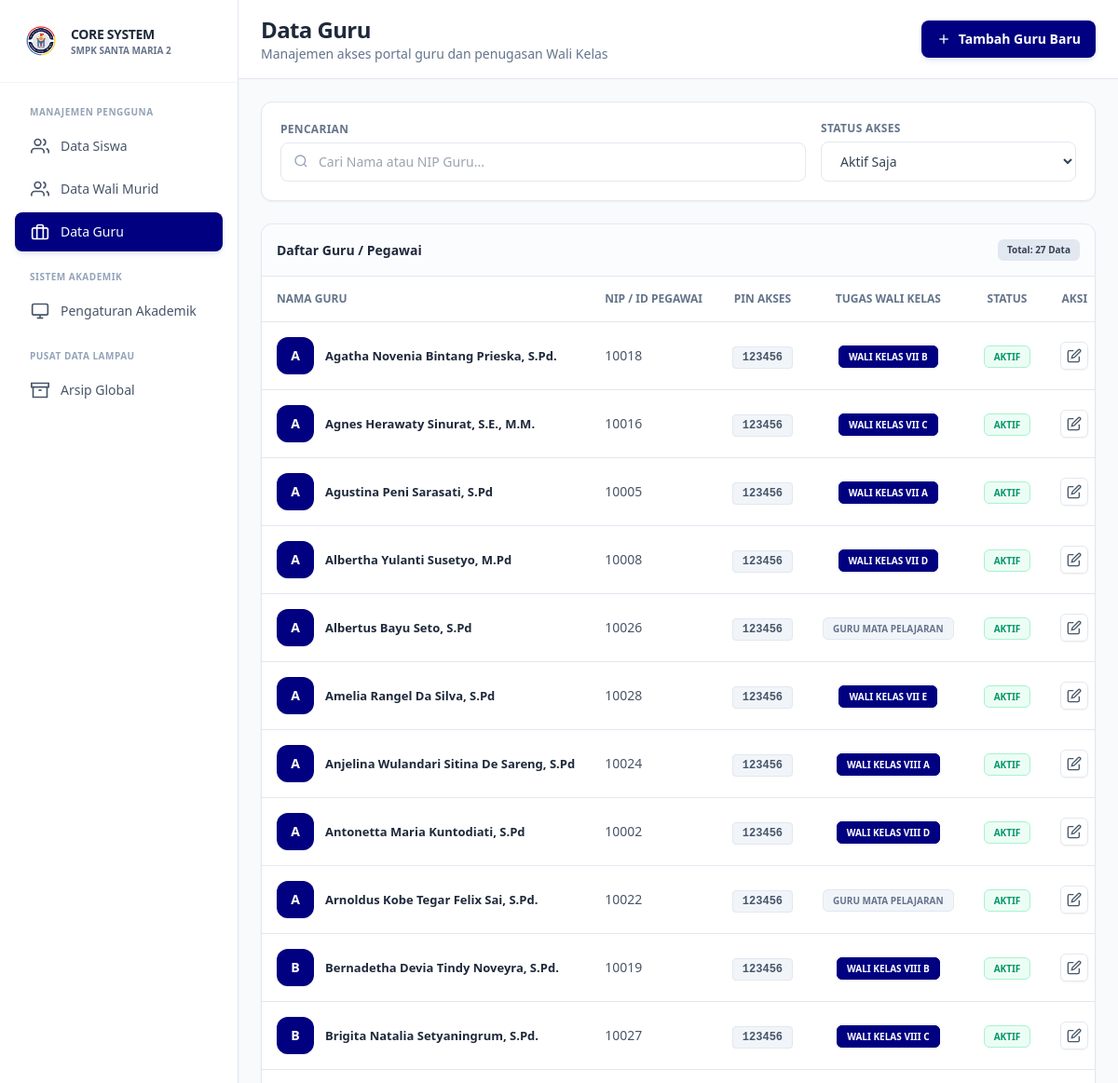
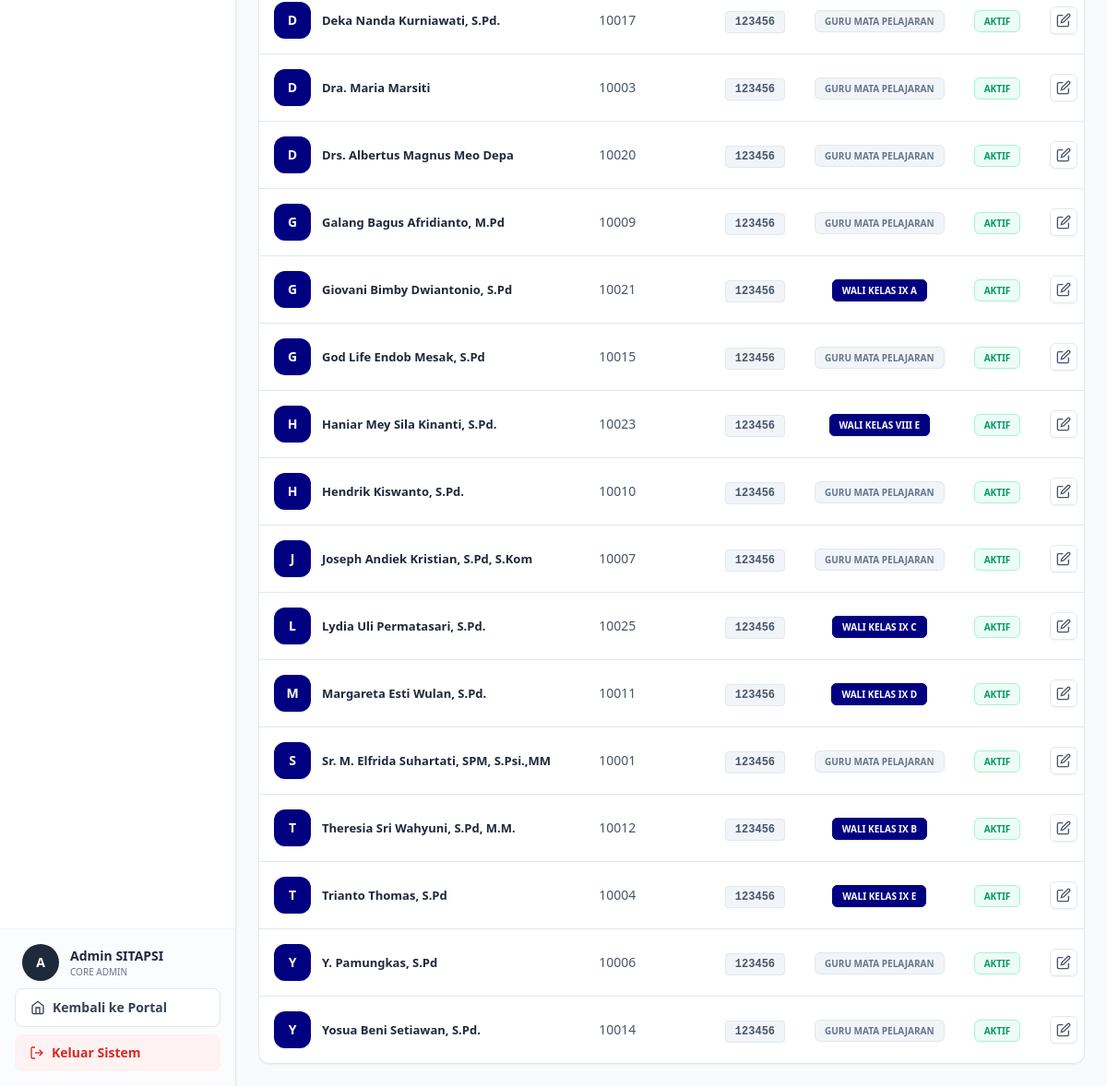
Page /core_admin/views/data_guru.php (signed in) on the committed database (2 pictures, top to bottom).
### tables this page shows
CREATE TABLE `tb_guru` (
  `id_guru` int(11) NOT NULL,
  `nama_guru` varchar(100) NOT NULL,
  `nip` varchar(30) DEFAULT NULL,
  `kode_guru` varchar(10) DEFAULT NULL,
  `is_walikelas` enum('Ya','Tidak') DEFAULT 'Tidak',
  `id_kelas` int(11) DEFAULT NULL,
  `pin_validasi` varchar(6) NOT NULL,
  `status` enum('Aktif','Non-Aktif') DEFAULT 'Aktif',
  `email` varchar(100) DEFAULT NULL,
  `phone` varchar(20) DEFAULT NULL,
  `mapel` varchar(150) DEFAULT NULL,
  `homebase` varchar(50) DEFAULT NULL,
  `isBK` tinyint(1) DEFAULT 0,
  `created_at` timestamp NOT NULL DEFAULT current_timestamp()
);

CREATE TABLE `tb_kelas` (
  `id_kelas` int(11) NOT NULL,
  `nama_kelas` varchar(10) NOT NULL,
  `tingkat` int(11) NOT NULL
);

### config/database.php (called while the page is built, shortened)
<?php
function getDBConnection()
{
    static $pdo = null;
    if ($pdo === null) {
        try {
            $dsn = "mysql:host=" . DB_HOST . ";dbname=" . DB_NAME . ";charset=" . DB_CHARSET;
            $options = [
                PDO::ATTR_ERRMODE => PDO::ERRMODE_EXCEPTION,
                PDO::ATTR_DEFAULT_FETCH_MODE => PDO::FETCH_ASSOC,
                PDO::ATTR_EMULATE_PREPARES => false,
                PDO::MYSQL_ATTR_INIT_COMMAND => "SET NAMES " . DB_CHARSET
            ];
            $pdo = new PDO($dsn, DB_USER, DB_PASS, $options);
        } catch (PDOException $e) {
            error_log("Database Connection Error: " . $e->getMessage());
            die("Koneksi database gagal. Silakan hubungi administrator.");
        }
    }
    return $pdo;
}
function executeQuery($sql, $params = [])
{
    $pdo = getDBConnection();
    $stmt = $pdo->prepare($sql);
    $stmt->execute($params);
    return $stmt;
}
function fetchAll($sql, $params = [])
{
    $stmt = executeQuery($sql, $params);
    return $stmt->fetchAll();
}
?>

### core_admin/views/data_guru.php (the view, shortened to what this page needs)
<?php
require_once '../../config/database.php';
$filter_status = $_GET['status'] ?? 'Aktif';
$search = $_GET['search'] ?? '';
$sql = "
    SELECT
        g.*,
        k.nama_kelas
    FROM tb_guru g
    LEFT JOIN tb_kelas k ON g.id_kelas = k.id_kelas
    WHERE g.status = :status
";
$params = ['status' => $filter_status];
$sql .= " ORDER BY g.nama_guru";
$guru_list = fetchAll($sql, $params);
$btn_primary = "px-4 py-2.5 bg-[#000080] text-white text-sm font-semibold rounded-lg shadow-md shadow-blue-900/10 hover:bg-blue-900 transition-all flex items-center justify-center";
$input_class = "w-full px-4 py-2.5 border border-[#E2E8F0] rounded-lg focus:outline-none focus:ring-2 focus:ring-[#000080]/20 focus:border-[#000080] text-sm text-slate-700 bg-white transition-all";
$label_class = "block text-xs font-bold text-slate-500 mb-1.5 uppercase tracking-wide";
$card_class = "bg-white border border-[#E2E8F0] rounded-xl shadow-sm";
?>
<!DOCTYPE html>
<html lang="id">
<head>
    <script src="https://cdn.tailwindcss.com"></script>
</head>
<body class="bg-[#F8FAFC]">
<div class="flex h-screen overflow-hidden">
    <?php include '../includes/sidebar_core.php'; ?>
    <div class="flex-1 overflow-auto lg:ml-64">
        <div class="bg-white border-b border-[#E2E8F0] px-6 py-4 sticky top-0 z-30 flex flex-col sm:flex-row sm:justify-between sm:items-center gap-4">
            <div>
                <h1 class="text-2xl font-extrabold text-slate-800 tracking-tight">Data Guru</h1>
                <p class="text-sm font-medium text-slate-500">Manajemen akses portal guru dan penugasan Wali Kelas</p>
            </div>
            <button onclick="openModalTambah()" class="<?= $btn_primary ?>">
                <svg class="w-4 h-4 mr-2" fill="none" stroke="currentColor" viewBox="0 0 24 24" stroke-width="2"><line x1="12" y1="5" x2="12" y2="19"></line><line x1="5" y1="12" x2="19" y2="12"></line></svg>
                Tambah Guru Baru
            </button>
        </div>
        <div class="p-6 space-y-6 max-w-7xl mx-auto">
            <div class="<?= $card_class ?> p-5 mb-6">
                <form method="GET" class="grid grid-cols-1 md:grid-cols-3 gap-4 items-end">
                    <div class="md:col-span-2">
                        <label class="<?= $label_class ?>">Pencarian</label>
                        <div class="relative">
                            <input type="text" name="search" value="<?= htmlspecialchars($search) ?>" placeholder="Cari Nama atau NIP Guru..." class="<?= $input_class ?> pl-10">
                            <svg class="w-4 h-4 text-slate-400 absolute left-3.5 top-3" fill="none" stroke="currentColor" viewBox="0 0 24 24" stroke-width="2"><circle cx="11" cy="11" r="8"></circle><line x1="21" y1="21" x2="16.65" y2="16.65"></line></svg>
                        </div>
                    </div>
                    <div>
                        <label class="<?= $label_class ?>">Status Akses</label>
                        <select name="status" class="<?= $input_class ?>" onchange="this.form.submit()">
                            <option value="Aktif" <?= $filter_status === 'Aktif' ? 'selected' : '' ?>>Aktif Saja</option>
                        </select>
                    </div>
                </form>
            </div>
            <div class="<?= $card_class ?> overflow-hidden">
                <div class="p-4 border-b border-[#E2E8F0] bg-slate-50/50 flex justify-between items-center">
                    <span class="font-bold text-slate-800 text-sm">Daftar Guru / Pegawai</span>
                    <span class="px-2.5 py-1 bg-slate-200 text-slate-700 rounded-md text-[10px] font-bold">Total: <?= count($guru_list) ?> Data</span>
                </div>
                <div class="overflow-x-auto">
                    <table class="w-full text-left text-sm whitespace-nowrap">
                        <thead class="bg-white text-xs text-slate-500 uppercase border-b border-[#E2E8F0]">
                            <tr>
                                <th class="p-4 font-bold">Nama Guru</th>
                                <th class="p-4 font-bold">NIP / ID Pegawai</th>
                                <th class="p-4 font-bold text-center">PIN Akses</th>
                                <th class="p-4 font-bold text-center">Tugas Wali Kelas</th>
                                <th class="p-4 font-bold text-center">Status</th>
                                <th class="p-4 font-bold text-center">Aksi</th>
                            </tr>
                        </thead>
                        <tbody class="divide-y divide-[#E2E8F0]">
                            <?php if(empty($guru_list)): ?>
                            <tr>
                                <td colspan="6" class="p-8 text-center text-slate-400 font-medium">Belum ada data guru.</td>
                            </tr>
                            <?php else: ?>
                            <?php foreach($guru_list as $guru): ?>
                            <tr class="hover:bg-slate-50/50 transition-colors">
                                <td class="p-4">
                                    <div class="flex items-center space-x-3">
                                        <div class="w-10 h-10 bg-[#000080] rounded-xl flex items-center justify-center text-white font-extrabold shadow-sm flex-shrink-0">
                                            <?= strtoupper(substr($guru['nama_guru'], 0, 1)) ?>
                                        </div>
                                        <p class="font-bold text-slate-800 text-[13px]"><?= htmlspecialchars($guru['nama_guru']) ?></p>
                                    </div>
                                </td>
                                <td class="p-4 text-slate-600 font-medium">
                                    <?= htmlspecialchars($guru['nip'] ?: '-') ?>
                                </td>
                                <td class="p-4 text-center">
                                    <span class="font-mono text-xs font-bold bg-slate-100 text-slate-600 px-2.5 py-1 rounded border border-slate-200">
                                        <?= htmlspecialchars($guru['pin_validasi']) ?>
                                    </span>
                                </td>
                                <td class="p-4 text-center">
                                    <?php if($guru['is_walikelas'] === 'Ya' && $guru['id_kelas']): ?>
                                        <span class="px-2.5 py-1 text-[10px] font-bold uppercase rounded-md bg-[#000080] text-white border border-[#000080] shadow-sm">
                                            Wali Kelas <?= htmlspecialchars($guru['nama_kelas']) ?>
                                        </span>
                                    <?php else: ?>
                                        <span class="px-2.5 py-1 text-[10px] font-bold uppercase rounded-md bg-slate-100 text-slate-500 border border-slate-200">
                                            Guru Mata Pelajaran
                                        </span>
                                    <?php endif; ?>
                                </td>
                                <td class="p-4 text-center">
                                    <span class="px-2.5 py-1 text-[10px] font-bold uppercase rounded-md
                                        <?= $guru['status'] === 'Aktif' ? 'bg-emerald-50 text-emerald-600 border border-emerald-200' : 'bg-red-50 text-red-600 border border-red-200' ?>">
                                        <?= $guru['status'] ?>
                                    </span>
                                </td>
                                <td class="p-4 text-center">
                                    <button onclick='editGuru(<?= json_encode([
                                        "id_guru" => $guru["id_guru"],
                                        "nama_guru" => $guru["nama_guru"],
                                        "nip" => $guru["nip"],
                                        "pin_validasi" => $guru["pin_validasi"],
                                        "is_walikelas" => $guru["is_walikelas"],
                                        "id_kelas" => $guru["id_kelas"],
                                        "mapel" => $guru["mapel"],
                                        "status" => $guru["status"]
                                    ]) ?>)'
                                    class="p-1.5 bg-white border border-[#E2E8F0] text-slate-600 rounded-md hover:bg-slate-50 hover:text-[#000080] transition-colors shadow-sm" title="Edit Data">
                                        <svg class="w-4 h-4" fill="none" stroke="currentColor" viewBox="0 0 24 24" stroke-width="2"><path d="M11 4H4a2 2 0 0 0-2 2v14a2 2 0 0 0 2 2h14a2 2 0 0 0 2-2v-7"></path><path d="M18.5 2.5a2.121 2.121 0 0 1 3 3L12 15l-4 1 1-4 9.5-9.5z"></path></svg>
                                    </button>
                                </td>
                            </tr>
                            <?php endforeach; ?>
                            <?php endif; ?>
                        </tbody>
                    </table>
                </div>
            </div>
        </div>
    </div>
</div>
</body>
</html>

### rows in the picture
tb_guru: nama_guru "A", nama_guru "Agatha Novenia Bintang Prieska, S.Pd.", nip "10018", pin_validasi "123456", id_kelas.nama_kelas "VII B", status "AKTIF"
tb_guru: nama_guru "A", nama_guru "Agnes Herawaty Sinurat, S.E., M.M.", nip "10016", pin_validasi "123456", id_kelas.nama_kelas "VII C", status "AKTIF"
tb_guru: nama_guru "A", nama_guru "Agustina Peni Sarasati, S.Pd", nip "10005", pin_validasi "123456", id_kelas.nama_kelas "VII A", status "AKTIF"
tb_guru: nama_guru "A", nama_guru "Albertha Yulanti Susetyo, M.Pd", nip "10008", pin_validasi "123456", id_kelas.nama_kelas "VII D", status "AKTIF"
tb_guru: nama_guru "A", nama_guru "Albertus Bayu Seto, S.Pd", nip "10026", pin_validasi "123456", is_walikelas "GURU MATA PELAJARAN", status "AKTIF"
tb_guru: nama_guru "A", nama_guru "Amelia Rangel Da Silva, S.Pd", nip "10028", pin_validasi "123456", id_kelas.nama_kelas "VII E", status "AKTIF"
tb_guru: nama_guru "A", nama_guru "Anjelina Wulandari Sitina De Sareng, S.Pd", nip "10024", pin_validasi "123456", id_kelas.nama_kelas "VIII A", status "AKTIF"
tb_guru: nama_guru "A", nama_guru "Antonetta Maria Kuntodiati, S.Pd", nip "10002", pin_validasi "123456", id_kelas.nama_kelas "VIII D", status "AKTIF"
tb_guru: nama_guru "A", nama_guru "Arnoldus Kobe Tegar Felix Sai, S.Pd.", nip "10022", pin_validasi "123456", is_walikelas "GURU MATA PELAJARAN", status "AKTIF"
tb_guru: nama_guru "B", nama_guru "Bernadetha Devia Tindy Noveyra, S.Pd.", nip "10019", pin_validasi "123456", id_kelas.nama_kelas "VIII B", status "AKTIF"
tb_guru: nama_guru "B", nama_guru "Brigita Natalia Setyaningrum, S.Pd.", nip "10027", pin_validasi "123456", id_kelas.nama_kelas "VIII C", status "AKTIF"
tb_guru: nama_guru "D", nama_guru "Deka Nanda Kurniawati, S.Pd.", nip "10017", pin_validasi "123456", is_walikelas "GURU MATA PELAJARAN", status "AKTIF"
tb_guru: nama_guru "D", nama_guru "Dra. Maria Marsiti", nip "10003", pin_validasi "123456", is_walikelas "GURU MATA PELAJARAN", status "AKTIF"
tb_guru: nama_guru "D", nama_guru "Drs. Albertus Magnus Meo Depa", nip "10020", pin_validasi "123456", is_walikelas "GURU MATA PELAJARAN", status "AKTIF"
tb_guru: nama_guru "G", nama_guru "Galang Bagus Afridianto, M.Pd", nip "10009", pin_validasi "123456", is_walikelas "GURU MATA PELAJARAN", status "AKTIF"
tb_guru: nama_guru "G", nama_guru "Giovani Bimby Dwiantonio, S.Pd", nip "10021", pin_validasi "123456", id_kelas.nama_kelas "IX A", status "AKTIF"
tb_guru: nama_guru "G", nama_guru "God Life Endob Mesak, S.Pd", nip "10015", pin_validasi "123456", is_walikelas "GURU MATA PELAJARAN", status "AKTIF"
tb_guru: nama_guru "H", nama_guru "Haniar Mey Sila Kinanti, S.Pd.", nip "10023", pin_validasi "123456", id_kelas.nama_kelas "VIII E", status "AKTIF"
tb_guru: nama_guru "H", nama_guru "Hendrik Kiswanto, S.Pd.", nip "10010", pin_validasi "123456", is_walikelas "GURU MATA PELAJARAN", status "AKTIF"
tb_guru: nama_guru "J", nama_guru "Joseph Andiek Kristian, S.Pd, S.Kom", nip "10007", pin_validasi "123456", is_walikelas "GURU MATA PELAJARAN", status "AKTIF"
tb_guru: nama_guru "L", nama_guru "Lydia Uli Permatasari, S.Pd.", nip "10025", pin_validasi "123456", id_kelas.nama_kelas "IX C", status "AKTIF"
tb_guru: nama_guru "M", nama_guru "Margareta Esti Wulan, S.Pd.", nip "10011", pin_validasi "123456", id_kelas.nama_kelas "IX D", status "AKTIF"
tb_guru: nama_guru "S", nama_guru "Sr. M. Elfrida Suhartati, SPM, S.Psi.,MM", nip "10001", pin_validasi "123456", is_walikelas "GURU MATA PELAJARAN", status "AKTIF"
tb_guru: nama_guru "T", nama_guru "Theresia Sri Wahyuni, S.Pd, M.M.", nip "10012", pin_validasi "123456", id_kelas.nama_kelas "IX B", status "AKTIF"
tb_guru: nama_guru "T", nama_guru "Trianto Thomas, S.Pd", nip "10004", pin_validasi "123456", id_kelas.nama_kelas "IX E", status "AKTIF"
tb_guru: nama_guru "Y", nama_guru "Y. Pamungkas, S.Pd", nip "10006", pin_validasi "123456", is_walikelas "GURU MATA PELAJARAN", status "AKTIF"
tb_guru: nama_guru "Y", nama_guru "Yosua Beni Setiawan, S.Pd.", nip "10014", pin_validasi "123456", is_walikelas "GURU MATA PELAJARAN", status "AKTIF"

### other values in the picture
$initial "A"
$user_name "Admin SITAPSI"
count($guru_list) "27"
